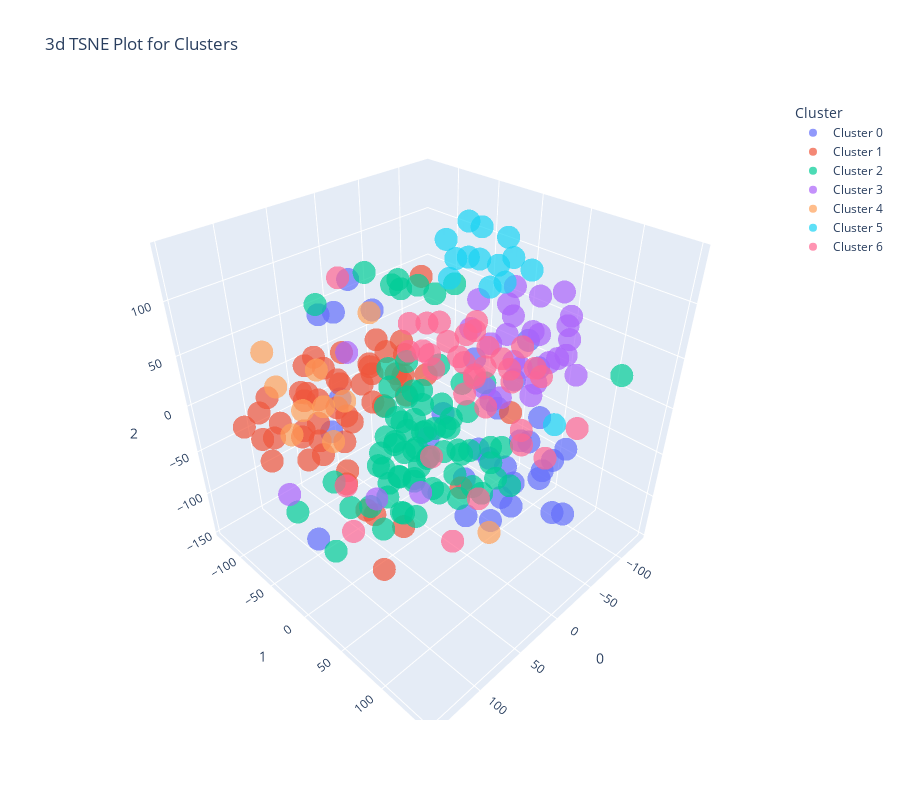

The cell this chart's notebook holds for it:
### Code cell
pc.plot_model(km, plot = 'tsne')
